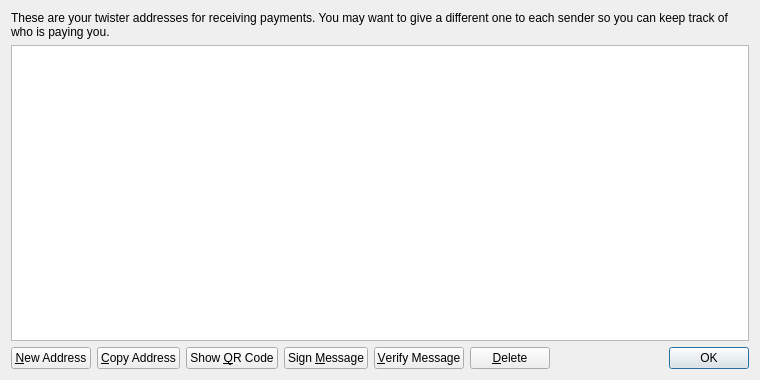
<?xml version="1.0" encoding="UTF-8"?>
<ui version="4.0">
 <class>AddressBookPage</class>
 <widget class="QWidget" name="AddressBookPage">
  <property name="geometry">
   <rect>
    <x>0</x>
    <y>0</y>
    <width>760</width>
    <height>380</height>
   </rect>
  </property>
  <property name="windowTitle">
   <string>Address Book</string>
  </property>
  <layout class="QVBoxLayout" name="verticalLayout">
   <item>
    <widget class="QLabel" name="labelExplanation">
     <property name="text">
      <string>These are your twister addresses for receiving payments. You may want to give a different one to each sender so you can keep track of who is paying you.</string>
     </property>
     <property name="textFormat">
      <enum>Qt::PlainText</enum>
     </property>
     <property name="wordWrap">
      <bool>true</bool>
     </property>
    </widget>
   </item>
   <item>
    <widget class="QTableView" name="tableView">
     <property name="contextMenuPolicy">
      <enum>Qt::CustomContextMenu</enum>
     </property>
     <property name="toolTip">
      <string>Double-click to edit address or label</string>
     </property>
     <property name="tabKeyNavigation">
      <bool>false</bool>
     </property>
     <property name="alternatingRowColors">
      <bool>true</bool>
     </property>
     <property name="selectionMode">
      <enum>QAbstractItemView::SingleSelection</enum>
     </property>
     <property name="selectionBehavior">
      <enum>QAbstractItemView::SelectRows</enum>
     </property>
     <property name="sortingEnabled">
      <bool>true</bool>
     </property>
     <attribute name="verticalHeaderVisible">
      <bool>false</bool>
     </attribute>
    </widget>
   </item>
   <item>
    <layout class="QHBoxLayout" name="horizontalLayout">
     <item>
      <widget class="QPushButton" name="newAddressButton">
       <property name="toolTip">
        <string>Create a new address</string>
       </property>
       <property name="text">
        <string>&amp;New Address</string>
       </property>
       <property name="icon">
        <iconset resource="../bitcoin.qrc">
         <normaloff>:/icons/add</normaloff>:/icons/add</iconset>
       </property>
      </widget>
     </item>
     <item>
      <widget class="QPushButton" name="copyToClipboard">
       <property name="toolTip">
        <string>Copy the currently selected address to the system clipboard</string>
       </property>
       <property name="text">
        <string>&amp;Copy Address</string>
       </property>
       <property name="icon">
        <iconset resource="../bitcoin.qrc">
         <normaloff>:/icons/editcopy</normaloff>:/icons/editcopy</iconset>
       </property>
      </widget>
     </item>
     <item>
      <widget class="QPushButton" name="showQRCode">
       <property name="text">
        <string>Show &amp;QR Code</string>
       </property>
       <property name="icon">
        <iconset resource="../bitcoin.qrc">
         <normaloff>:/icons/qrcode</normaloff>:/icons/qrcode</iconset>
       </property>
      </widget>
     </item>
     <item>
      <widget class="QPushButton" name="signMessage">
       <property name="toolTip">
        <string>Sign a message to prove you own a twister address</string>
       </property>
       <property name="text">
        <string>Sign &amp;Message</string>
       </property>
       <property name="icon">
        <iconset resource="../bitcoin.qrc">
         <normaloff>:/icons/edit</normaloff>:/icons/edit</iconset>
       </property>
      </widget>
     </item>
     <item>
      <widget class="QPushButton" name="verifyMessage">
       <property name="toolTip">
        <string>Verify a message to ensure it was signed with a specified twister address</string>
       </property>
       <property name="text">
        <string>&amp;Verify Message</string>
       </property>
       <property name="icon">
        <iconset resource="../bitcoin.qrc">
         <normaloff>:/icons/transaction_0</normaloff>:/icons/transaction_0</iconset>
       </property>
      </widget>
     </item>
     <item>
      <widget class="QPushButton" name="deleteButton">
       <property name="toolTip">
        <string>Delete the currently selected address from the list</string>
       </property>
       <property name="text">
        <string>&amp;Delete</string>
       </property>
       <property name="icon">
        <iconset resource="../bitcoin.qrc">
         <normaloff>:/icons/remove</normaloff>:/icons/remove</iconset>
       </property>
      </widget>
     </item>
     <item>
      <spacer name="horizontalSpacer">
       <property name="orientation">
        <enum>Qt::Horizontal</enum>
       </property>
       <property name="sizeHint" stdset="0">
        <size>
         <width>40</width>
         <height>20</height>
        </size>
       </property>
      </spacer>
     </item>
     <item>
      <widget class="QDialogButtonBox" name="buttonBox">
       <property name="sizePolicy">
        <sizepolicy hsizetype="Maximum" vsizetype="Fixed">
         <horstretch>0</horstretch>
         <verstretch>0</verstretch>
        </sizepolicy>
       </property>
       <property name="standardButtons">
        <set>QDialogButtonBox::Ok</set>
       </property>
      </widget>
     </item>
    </layout>
   </item>
  </layout>
 </widget>
 <resources>
  <include location="../bitcoin.qrc"/>
 </resources>
 <connections/>
</ui>
